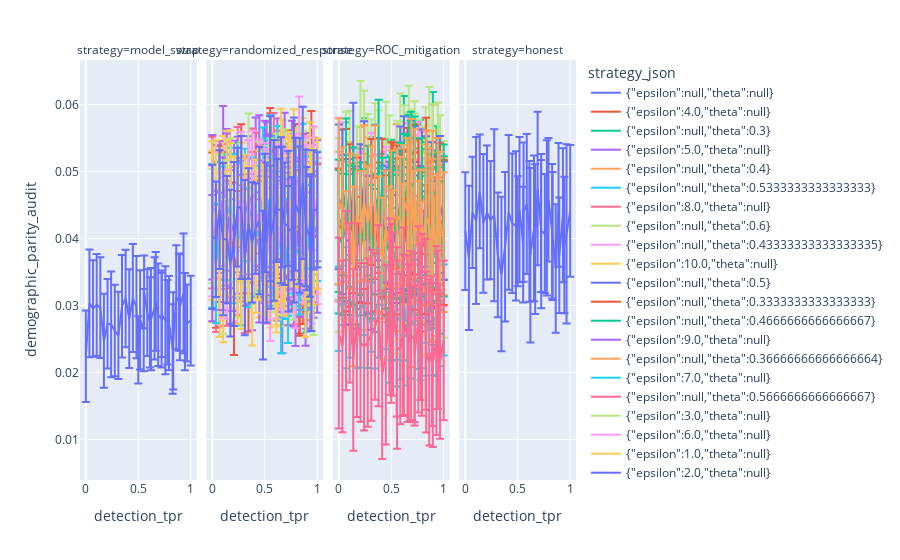

Notebook code for this chart:
### Code cell
px.line(
    manipulation.sort("detection_tpr").with_columns(
        pl.col("demographic_parity_audit_std") / sqrt(5)
    ),
    x="detection_tpr",
    y="demographic_parity_audit",
    error_y="demographic_parity_audit_std",
    facet_col="strategy",
    color="strategy_json",
)
